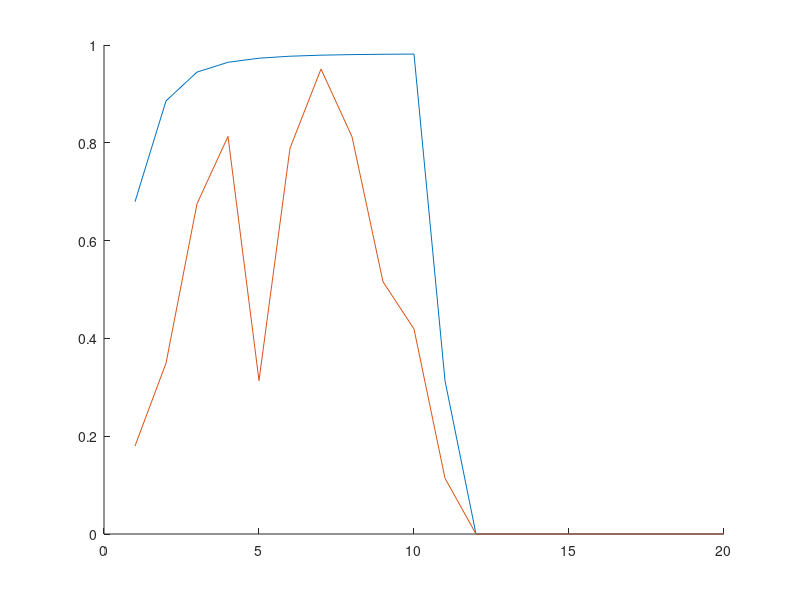

Write the MATLAB code that produced this figure.
clear all
close all

sigma=4; %free response stregth parameter
w= 0.05; % free weighting parameter


demoted=8; % demoted option points

%promoted options during training
prom(1,:)=[17 1]; % partial reinforcement
prom(2,:)=[9 9]; %full reinforce

prom_ext = [1 1]; % promoted points during extinction

nTrialsPerBlock=10; % number of trials per block
j=1;
k=2;
run=1;

nTrainBlocks = 10;
nTestBlocks = 10;

nBlocks = nTrainBlocks + nTestBlocks;
nTrials = nBlocks * nTrialsPerBlock;

Partial_Prom = zeros(1,nBlocks);
Full_Prom = zeros(1,nBlocks);

t = 1;

for p=1:2; %1=partial 2=full either running partial or full

    counter=1;
    
    Q = zeros(2,1); % there are 2 options
    
    for block=1:nBlocks
        
        if block > nTrainBlocks
            curr_prom = prom_ext;
        else
            curr_prom = prom(p,:);
        end
        
        t_P = zeros(1,nTrialsPerBlock);
        
        for t=1:nTrialsPerBlock
            
            % v's need to be sampled--they are random
            v(1) = randsample(curr_prom,1);
            v(2) = demoted;
            
            t_P(t)=1/(1+exp(sigma*(Q(2)-Q(1)))); % probability of choosing j over
            
            % propenitity to choose options k and j on next trial
%             Q(j,t+1)=(1-w)*Q(j,t)+(w*v(j,t)); % if it was j that was observed
%             Q(k,t+1)=(1-w)*Q(k,t)+(w*v(k,t)); % if it was k that was observed

            % people see all outcomes
            Q = (1-w).*Q + w.*v';
            
        end
        
        if p==1
            Partial_Prom(block) = mean(t_P);
        else
            Full_Prom(block) = mean(t_P);
        end
    end
%     if run==1
%         Partial_Prom=P_Prom;
%         run=run+1
%     elseif run==2
%         Full_Prom=P_Prom;
%     end
end
hold on
plot(Full_Prom)
plot(Partial_Prom)
hold off
